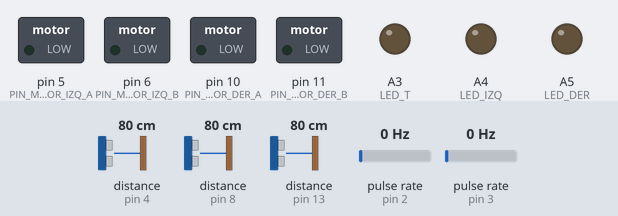
Simulated run of this sketch. Board: Arduino Uno, built with avr-gcc and run on an emulated ATmega328P. On the bench: switched loads named in the sketch (green lamp = pin HIGH), output pins drawn as LEDs (lit = HIGH). Wiring (inferred from the names in the program): 3 × ultrasonic range finder: trigger pin 7, echo pin 4 / trigger pin 9, echo pin 8 / trigger pin 12, echo pin 13; 2 × pulse sensor: data pin 2 / data pin 3. Inputs (shaded band) come from the test bench; at power-on: distance to the obstacle (sensors on pin 4, pin 8, pin 13) 80 cm, pulse rate (sensors on pin 2, pin 3) 0 Hz. The echo pulse lasts 58.3 µs per cm; the ROS host is connected and sends only what is stated; pins used as bus, display or sensor lines are not drawn.

Above: at 3.7 s.
At 7.5 s:
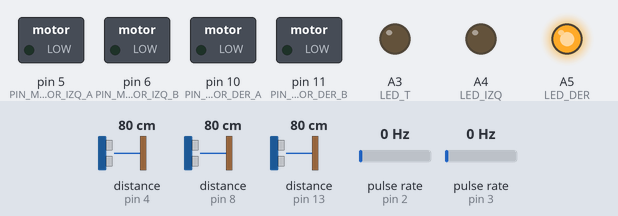
Timing chart, 0 to 14.0 s (numbered marks = the images above):
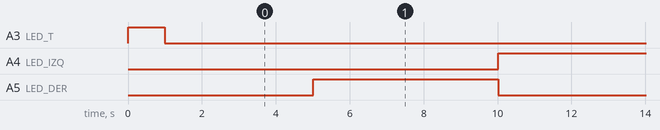

The sketch:

R4R2_prueba_de_resistencia_wifi.ino
```cpp
#include <Arduino.h>
#include <micro_ros_arduino.h>

#include <stdio.h>
#include <rcl/rcl.h>
#include <rcl/error_handling.h>
#include <rclc/rclc.h>
#include <rclc/executor.h>

#include <std_msgs/msg/float32.h>
#include <std_msgs/msg/int32.h>
#include <geometry_msgs/msg/twist.h>


/* ---- Pines motores (PWM) ---- */
#define PIN_MOTOR_IZQ_A 5
#define PIN_MOTOR_IZQ_B 6
#define PIN_MOTOR_DER_A 10
#define PIN_MOTOR_DER_B 11

/* ---- Pines encoders (interrupciones UNO) ---- */
#define PIN_ENCODER_DER 2  // INT0
#define PIN_ENCODER_IZQ 3   // INT1

/* ---- Pines sonares ---- */
#define T_SONAR_F 9
#define E_SONAR_F 8
#define T_SONAR_I 7
#define E_SONAR_I 4
#define T_SONAR_D 12
#define E_SONAR_D 13

/* ---- LEDs delanteros ---- */
#define LED_T A3
#define LED_IZQ A4
#define LED_DER A5

/* ---- Constantes sonar / comportamiento ---- */
const float DISTANCIA_SIN_ECO = 10000.0;
const float DIST_LLEGO_CM     = 5.0;    // <= 5 cm: llegó
const float DIST_MAX_DET_CM   = 50.0;   // si está más lejos: “no detecta”
const unsigned long BLINK_MS  = 200;    // parpadeo LEDs mientras se acerca

/* ---- PID / control ---- */
#define PWM_MAX 255
#define PWM_MIN_DER 30
#define PWM_MIN_IZQ 30
#define P 40.0
#define I 20.0
#define D 4.0
#define TIEMPO_CONTROL 50UL  // ms
#define VEL_BAJA 0.5
#define VEL_MEDIA 0.7
#define VEL_ALTA 0.9

static const int RANURAS_POR_VUELTA = 20; // 20 ticks = 1 vuelta

/*Medidas del coche (en metros)*/
#define DISTANCIA_ENTRE_RUEDAS 0.204
#define RADIO_DE_LAS_RUEDAS 0.0325

#if !defined(ESP32) && !defined(TARGET_PORTENTA_H7_M7) && !defined(ARDUINO_GIGA) && !defined(ARDUINO_NANO_RP2040_CONNECT) && !defined(ARDUINO_WIO_TERMINAL) && !defined(ARDUINO_UNOR4_WIFI) && !defined(ARDUINO_OPTA)
#error This example is only available for Arduino Portenta, Arduino Giga R1, Arduino Nano RP2040 Connect, ESP32 Dev module, Wio Terminal, Arduino Uno R4 WiFi and Arduino OPTA WiFi
#endif

#if defined(LED_BUILTIN)
  #define LED_PIN LED_BUILTIN
#else
  #define LED_PIN 13
#endif

#define RCCHECK(fn) { rcl_ret_t temp_rc = fn; if((temp_rc != RCL_RET_OK)){error_loop();}}
#define RCSOFTCHECK(fn) { rcl_ret_t temp_rc = fn; if((temp_rc != RCL_RET_OK)){digitalWrite(LED_T, HIGH); delay(500); digitalWrite(LED_T, LOW);}}

/* Constantes de configuración */
float acumuladas_frontales[3] = {0,0,0};
int indice_frontales = 0;
float acumuladas_izquierdas[3] = {0,0,0};
int indice_izquierdas = 0;
float acumuladas_derechas[3] = {0,0,0};
int indice_derechas = 0;

/* ---- Estados y sonares ---- */
enum SONARES { SONAR_FRONTAL, SONAR_IZQ, SONAR_DER };
enum ESTADOS {AVANZAR, GIRAR_DER, GIRAR_IZQ, RETROCEDER};

ESTADOS estado = AVANZAR;

/* ---- Encoder ticks (ISR) ---- */
volatile long ticks_derecha = 0;
volatile long ticks_izquierda = 0;

/* Dirección recordada para dar signo a ticks
   Convención del robot (como tu actividad 5):
   - PWM NEGATIVO = ADELANTE
   - PWM POSITIVO = ATRÁS
   Para que la velocidad real sea POSITIVA cuando avanza,
   guardamos dir = +1 cuando PWM es negativo (adelante). */
volatile int8_t dir_der = +1; // +1 = adelante, -1 = atrás
volatile int8_t dir_izq = +1;

/* PID por rueda */
double integral_I_der = 0.0;
double integral_I_izq = 0.0;
double error_anterior_der = 0.0;
double error_anterior_izq = 0.0;

unsigned long tiempo_desde_control = 0;

/*variables de odometria*/
double posicion_x = 0.0;
double posicion_y = 0.0;
double posicion_theta = 0.0;

double velocidad_actual_lineal = 0.0;
double velocidad_actual_angular = 0.0;

/* Parpadeo LEDs */
unsigned long lastBlink = 0;
bool blinkOn = false;

/* Setpoints (velocidad deseada en grados/ms, SIEMPRE >= 0 para avanzar) */
double vel_deseada_der = 0.0;
double vel_deseada_izq = 0.0;

/* variables de micro-ros, publicadores y subscriptores */
String ros_namespace = "AR2R4";

rclc_support_t support;
rcl_allocator_t allocator;
rcl_node_t node;

rcl_publisher_t publisher_sonar_frontal;
std_msgs__msg__Float32 msg_sonar_frontal;
rcl_publisher_t publisher_sonar_derecho;
std_msgs__msg__Float32 msg_sonar_derecho;
rcl_publisher_t publisher_sonar_izquierdo;
std_msgs__msg__Float32 msg_sonar_izquierdo;

rcl_publisher_t publisher_velocidad_derecha;
std_msgs__msg__Float32 msg_velocidad_derecha;
rcl_publisher_t publisher_velocidad_izquierda;
std_msgs__msg__Float32 msg_velocidad_izquierda;

/*
rcl_publisher_t publisher_IR_derecho;
std_msgs__msg__Float32 msg_IR_derecho;
rcl_publisher_t publisher_IR_izquierdo;
std_msgs__msg__Float32 msg_IR_izquierdo;
*/

rcl_publisher_t publisher_odometria;
geometry_msgs__msg__Twist msg_odometria;

/* Prototipos */
void tick_encoder_derecha();
void tick_encoder_izquierda();

float sonar(int trigger, int echo);
float medir_sonar(int trigger, int echo, float acumuladas[], int &indice_acumuladas, rcl_publisher_t &publisher, std_msgs__msg__Float32 &msg);
float revisarSonares(int id_sonar);
bool detectaObjetivo(float d_cm);

void setup_micro_ros();

double calcular_velocidad(long ticks, unsigned long tiempo_ms);
void control_PID(const unsigned long dt_ms);
int ciclo_control_PID_mag(double vel_deseada, double vel_real,
                          double& integral_I, double& error_previo);

void aplicar_PWM(int pwm_izq, int pwm_der);
void aplicar_PWM_a_motor(int pwm, uint8_t pin_A, uint8_t pin_B);

void cambiar_estado(int sonarActivo, float distActiva);

void calcular_posicion_actual(const unsigned long dt_ms);

void error_loop(){
  while(1){
    digitalWrite(LED_T, !digitalRead(LED_T));
    digitalWrite(LED_DER, !digitalRead(LED_DER));
    digitalWrite(LED_IZQ, !digitalRead(LED_IZQ));
    delay(100);
  }
}

/*
void timer_callback(rcl_timer_t * timer, int64_t last_call_time)
{
  RCLC_UNUSED(last_call_time);
  if (timer != NULL) {
    RCSOFTCHECK(rcl_publish(&publisher, &msg, NULL));
  }
}
*/

int tiempo_giro = 0;

/* =========================
   SETUP
   ========================= */
void setup() {
  pinMode(PIN_MOTOR_IZQ_A, OUTPUT);
  pinMode(PIN_MOTOR_IZQ_B, OUTPUT);
  pinMode(PIN_MOTOR_DER_A, OUTPUT);
  pinMode(PIN_MOTOR_DER_B, OUTPUT);

  pinMode(T_SONAR_I, OUTPUT); pinMode(E_SONAR_I, INPUT);
  pinMode(T_SONAR_F, OUTPUT); pinMode(E_SONAR_F, INPUT);
  pinMode(T_SONAR_D, OUTPUT); pinMode(E_SONAR_D, INPUT);

  pinMode(LED_T, OUTPUT);
  pinMode(LED_IZQ, OUTPUT);
  pinMode(LED_DER, OUTPUT);

  pinMode(PIN_ENCODER_DER, INPUT);
  pinMode(PIN_ENCODER_IZQ, INPUT);

  attachInterrupt(digitalPinToInterrupt(PIN_ENCODER_DER), tick_encoder_derecha, RISING);
  attachInterrupt(digitalPinToInterrupt(PIN_ENCODER_IZQ), tick_encoder_izquierda, RISING);

  //Serial.begin(9600);
  digitalWrite(LED_T, HIGH);
  delay(500);
  digitalWrite(LED_T, LOW);
  setup_micro_ros();

  aplicar_PWM(0, 0);
  tiempo_desde_control = millis();
  vel_deseada_der = -VEL_MEDIA;
  vel_deseada_izq = VEL_MEDIA;
  estado = GIRAR_IZQ;
  //aplicar_PWM(0,53);
}

/* =========================
   LOOP
   ========================= */
void loop() {

  //revisamos nuestros sonares y vemos si tenemos objetos cercanos
  float sonar_frontal = revisarSonares(SONAR_FRONTAL);
  float sonar_izquierdo = revisarSonares(SONAR_IZQ);
  float sonar_derecho = revisarSonares(SONAR_DER);
  //Serial.print("frontal: "); Serial.print(sonar_frontal);Serial.print("izquierdo: "); Serial.print(sonar_izquierdo);Serial.print("derecho: "); Serial.println(sonar_derecho);

  bool obj_frente = hay_algo_cerca(sonar_frontal);
  bool obj_izquierda = hay_algo_cerca(sonar_izquierdo);
  bool obj_derecha = hay_algo_cerca(sonar_derecho);


  //en base a que objetos tenemos cercanos, cambiamos nuestro estado
  cambiar_estado(obj_frente, obj_izquierda, obj_derecha);
  long tiempo = millis();
  if (tiempo - tiempo_desde_control >= TIEMPO_CONTROL) {
    long dt_ms = tiempo - tiempo_desde_control;
    tiempo_desde_control = tiempo;
    calcular_posicion_actual(dt_ms);
    control_PID(dt_ms);
  }
}

void setup_micro_ros(){
  //parametros de set_microros_wifi_transorts: ("Nombre de red WIFI a conectar", "Contraseña de red WIFI", "IP de la computadora donde corre el agente de micro-ros donde comunicar", "puerto por el que el agente de micro-ros está conectado")
  set_microros_wifi_transports("EVENTO", "UBA-2022", "10.142.7.135", 8888);

  //Señal de que se conectó bien a la red WiFi
  digitalWrite(LED_T, HIGH);
  delay(500);
  digitalWrite(LED_T, LOW);
  //delay para estabilizar conexión con el agente de micro-ros
  delay(1500);

  allocator = rcl_get_default_allocator();

  //create init_options
  RCCHECK(rclc_support_init(&support, 0, NULL, &allocator));

  // create node
  RCCHECK(rclc_node_init_default(&node, "AR2R4", "", &support));
  String topic_name = "";

  // create publisher
  topic_name = ros_namespace + "/sonar_frontal";
  RCCHECK(rclc_publisher_init_best_effort(
    &publisher_sonar_frontal,
    &node,
    ROSIDL_GET_MSG_TYPE_SUPPORT(std_msgs, msg, Float32),
    topic_name.c_str()));

  msg_sonar_frontal.data = 0.0;

  topic_name = ros_namespace + "/sonar_derecho";
  RCCHECK(rclc_publisher_init_best_effort(
    &publisher_sonar_derecho,
    &node,
    ROSIDL_GET_MSG_TYPE_SUPPORT(std_msgs, msg, Float32),
    topic_name.c_str()));

  msg_sonar_derecho.data = 0.0;

  topic_name = ros_namespace + "/sonar_izquierdo";
  RCCHECK(rclc_publisher_init_best_effort(
    &publisher_sonar_izquierdo,
    &node,
    ROSIDL_GET_MSG_TYPE_SUPPORT(std_msgs, msg, Float32),
    topic_name.c_str()));

  msg_sonar_izquierdo.data = 0.0;

  topic_name = ros_namespace + "/velocidad_derecha";
  RCCHECK(rclc_publisher_init_best_effort(
    &publisher_velocidad_derecha,
    &node,
    ROSIDL_GET_MSG_TYPE_SUPPORT(std_msgs, msg, Float32),
    topic_name.c_str()));

  msg_velocidad_derecha.data = 0.0;

  topic_name = ros_namespace + "/velocidad_izquierda";
  RCCHECK(rclc_publisher_init_best_effort(
    &publisher_velocidad_izquierda,
    &node,
    ROSIDL_GET_MSG_TYPE_SUPPORT(std_msgs, msg, Float32),
    topic_name.c_str()));

  msg_velocidad_izquierda.data = 0.0;

  /*
  topic_name = ros_namespace + "/IR_derecho";
  RCCHECK(rclc_publisher_init_best_effort(
    &publisher_IR_derecho,
    &node,
    ROSIDL_GET_MSG_TYPE_SUPPORT(std_msgs, msg, Float32),
    topic_name.c_str()));

  msg_IR_derecho.data = 0.0;

 topic_name = ros_namespace + "/IR_izquierdo";
  RCCHECK(rclc_publisher_init_best_effort(
    &publisher_IR_izquierdo,
    &node,
    ROSIDL_GET_MSG_TYPE_SUPPORT(std_msgs, msg, Float32),
    topic_name.c_str()));

  msg_IR_izquierdo.data = 0.0;
  */

  topic_name = ros_namespace + "/odometria";
  RCCHECK(rclc_publisher_init_best_effort(
    &publisher_odometria,
    &node,
    ROSIDL_GET_MSG_TYPE_SUPPORT(geometry_msgs, msg, Twist),
    topic_name.c_str()));

  msg_odometria.linear.x = 0.0;
  msg_odometria.linear.y = 0.0;
  msg_odometria.linear.z = 0.0;

  msg_odometria.angular.x = 0.0;
  msg_odometria.angular.y = 0.0;
  msg_odometria.angular.z = 0.0;
}

void cambiar_estado(bool objeto_al_frente, bool objeto_a_la_izquierda, bool objeto_a_la_derecha){
  int t = millis();
    //dependiendo de nuestro estado actual, reaccionamos diferente:
    switch(estado){
        case AVANZAR:
            //Si el hay un objeto en frente, cambiamos al estado RETROCEDER y movemos las ruedas para atras.
            if(objeto_al_frente){
                estado = RETROCEDER;
                digitalWrite(LED_T, HIGH);
                vel_deseada_der =   VEL_ALTA;
                vel_deseada_izq =   VEL_BAJA;
                integral_I_der = 0.0;
                integral_I_izq = 0.0;
            }else{
                //Si no hay un objeto en frente, revisamos si hay un objeto a la izquierda o derecha y de haberlo giramos al lado correspondiente.
                if(objeto_a_la_derecha && !objeto_a_la_izquierda){
                    estado = GIRAR_IZQ;
                    digitalWrite(LED_IZQ, HIGH);
                    vel_deseada_der =  -VEL_BAJA;
                    vel_deseada_izq =   VEL_BAJA;
                    integral_I_izq = 0.0;
                }
                if(!objeto_a_la_derecha && objeto_a_la_izquierda){
                    estado = GIRAR_DER;
                    digitalWrite(LED_DER, HIGH);
                    vel_deseada_der =   VEL_BAJA;
                    vel_deseada_izq =  -VEL_BAJA;
                    integral_I_der = 0.0;
                }
            }
            break;

        case GIRAR_IZQ:
            //si ya no hay un objeto a la derecha o hay un objeto a ambos lado, avanzamos
            /*
            if(!objeto_a_la_derecha || (objeto_a_la_derecha && objeto_a_la_izquierda)){
                estado = AVANZAR;
                digitalWrite(LED_IZQ, LOW);
                vel_deseada_der =  -VEL_MEDIA;
                vel_deseada_izq =  -VEL_MEDIA;
                integral_I_izq = 0.0;
            }
            */
            if(t - tiempo_giro > 5000){
              tiempo_giro = t;
              estado = GIRAR_DER;
              digitalWrite(LED_IZQ, LOW);
              digitalWrite(LED_DER, HIGH);
              vel_deseada_der =  VEL_MEDIA;
              vel_deseada_izq =  -VEL_MEDIA;
            }
            break;

        case GIRAR_DER:
            //si ya no hay un objeto a la izquierda o hay un objeto a ambos lados, avanzamos
            /*
            if(!objeto_a_la_izquierda || (objeto_a_la_izquierda && objeto_a_la_derecha)){
                estado = AVANZAR;
                digitalWrite(LED_DER, LOW);
                vel_deseada_der =  -VEL_MEDIA;
                vel_deseada_izq =  -VEL_MEDIA;
                integral_I_der = 0.0;
            }
            */
            if(t - tiempo_giro > 5000){
              tiempo_giro = t;
              estado = GIRAR_IZQ;
              digitalWrite(LED_DER, LOW);
              digitalWrite(LED_IZQ, HIGH);
              vel_deseada_der =  -VEL_MEDIA;
              vel_deseada_izq =  VEL_MEDIA;
            }
            break;

        case RETROCEDER:
            //si ya no hay un objeto al frente, giramos a la izquierda por 0,2 segundos y luego cambiamos a avanzar
            if(!objeto_al_frente){
                estado = AVANZAR;
                digitalWrite(LED_T, LOW);
                vel_deseada_der =  -VEL_MEDIA;
                vel_deseada_izq =  -VEL_MEDIA;
                integral_I_der = 0.0;
                integral_I_izq = 0.0;
            }
            break;
    }
    //Serial.print("Estado actual: "); Serial.println(print_estado(estado));
    return;
}

String print_estado(ESTADOS est){
  String res = "";
  switch(est){
    case AVANZAR:
      res = "AVANZAR";
      break;
    case GIRAR_IZQ:
      res = "GIRAR_IZQ";
      break;
    case GIRAR_DER:
      res = "GIRAR_DER";
      break;
    case RETROCEDER:
      res = "RETROCEDER";
      break;
  }
  return res;
}

/* Odometria */
void calcular_posicion_actual(long dt_ms){
  double delta_izq = M_PI * 2 * RADIO_DE_LAS_RUEDAS * ticks_izquierda / RANURAS_POR_VUELTA;
  double delta_der = M_PI * 2 * RADIO_DE_LAS_RUEDAS * ticks_derecha / RANURAS_POR_VUELTA;

  double delta_theta = (delta_der - delta_izq) / DISTANCIA_ENTRE_RUEDAS;
  double delta_distancia = (delta_izq + delta_der) / 2;

  double delta_x = delta_distancia * cos( posicion_theta );
  double delta_y = delta_distancia * sin( posicion_theta );

  double delta_t = (double) dt_ms;

  posicion_x += delta_x;
  posicion_y += delta_y;
  posicion_theta += delta_theta;
  posicion_theta = posicion_theta - (360 * floor(posicion_theta/360.0));

  velocidad_actual_lineal = delta_distancia / delta_t;
  velocidad_actual_angular = posicion_theta / delta_t;

  msg_odometria.linear.x = posicion_x;
  msg_odometria.linear.y = posicion_y;

  msg_odometria.angular.z = posicion_theta;

  RCSOFTCHECK(rcl_publish(&publisher_odometria, &msg_odometria, NULL));
}

/* =========================
   PID (devuelve magnitud 0..255)
   ========================= */

void control_PID(long dt_ms){
  // Copia atómica de ticks (evita que cambien en medio de la lectura)
  long ticks_der_local, ticks_izq_local;
  noInterrupts();
  ticks_der_local = ticks_derecha;
  ticks_izq_local = ticks_izquierda;
  ticks_derecha = 0;
  ticks_izquierda = 0;
  interrupts();

  // Velocidad actual (con signo) en grados/ms
  const double vel_actual_der = calcular_velocidad(ticks_der_local, dt_ms, dir_der);
  msg_velocidad_derecha.data = vel_actual_der;
  const double vel_actual_izq = calcular_velocidad(ticks_izq_local, dt_ms, dir_izq);
  msg_velocidad_izquierda.data = vel_actual_izq;

  RCSOFTCHECK(rcl_publish(&publisher_velocidad_derecha, &msg_velocidad_derecha, NULL));
  RCSOFTCHECK(rcl_publish(&publisher_velocidad_izquierda, &msg_velocidad_izquierda, NULL));
  // PID por rueda -> PWM con signo
  int pwm_der = ciclo_control_PID(vel_deseada_der, vel_actual_der, integral_I_der, error_anterior_der, PWM_MIN_DER);
  int pwm_izq = ciclo_control_PID(vel_deseada_izq, vel_actual_izq, integral_I_izq, error_anterior_izq, PWM_MIN_IZQ);

  // Recordar dirección por software para que el encoder tenga signo
  // Convención: PWM > 0 => adelante, PWM < 0 => atrás
  noInterrupts();
  dir_der = (pwm_der >= 0) ? +1 : -1;
  dir_izq = (pwm_izq >= 0) ? +1 : -1;
  interrupts();

  aplicar_PWM(pwm_izq, pwm_der);
  /*
  Serial.print("dt(ms)="); Serial.print(dt_ms);
  Serial.print(" | vel_izq="); Serial.print(vel_actual_izq, 4);
  Serial.print(" | vel_der="); Serial.print(vel_actual_der, 4);
  Serial.print(" | pwm_izq="); Serial.print(pwm_izq);
  Serial.print(" | pwm_der="); Serial.println(pwm_der);
  Serial.print(" | encoder_izq="); Serial.print(ticks_izq_local);
  Serial.print(" | encoder_der="); Serial.println(ticks_der_local);
  */
  // Debug útil

  return;
}


double calcular_velocidad(long ticks, unsigned long tiempo_ms, int direccion) {
  if (tiempo_ms == 0) return 0.0;

  // ticks/ms (con signo)
  const double ticks_por_ms = (double)ticks / (double)tiempo_ms;

  // ticks -> grados: (ticks / ranuras_por_vuelta) * 360
  const double grados_por_ms = ticks_por_ms * 360.0 / (double)RANURAS_POR_VUELTA;
  return grados_por_ms * direccion;
}

int ciclo_control_PID(double vel_deseada, double vel_real, double& integral_I, double& error_previo, int pwm_min) {
  const double error_actual = vel_deseada - vel_real;

  // P
  const double termino_P = P * error_actual;

  // I (anti-windup por saturación del acumulador)
  integral_I += error_actual;
  const double LIM_I = (double)PWM_MAX / (I > 0.0 ? I : 1.0); // límite razonable para integral
  if (integral_I > LIM_I) integral_I = LIM_I;
  if (integral_I < -LIM_I) integral_I = -LIM_I;
  const double termino_I = I * integral_I;

  // D
  const double termino_D = D * (error_actual - error_previo);
  error_previo = error_actual;

  // Salida PID
  double pwm_pid = termino_P + termino_I + termino_D;

  // Saturación a rango PWM
  if (pwm_pid > (double)PWM_MAX) pwm_pid = (double)PWM_MAX;
  if (pwm_pid < -(double)PWM_MAX) pwm_pid = -(double)PWM_MAX;

  // "Deadzone" opcional: PWM_MIN (aquí PWM_MIN=0, pero lo dejamos por claridad)

  const int signo = (pwm_pid > 0.0) ? +1 : ((pwm_pid < 0.0) ? -1 : 0);
  int pwm_out = (pwm_pid < 1 && pwm_pid > -1) ? 0 : (int)pwm_pid + (pwm_min * signo);


  if (pwm_out > PWM_MAX) pwm_out = PWM_MAX;
  if (pwm_out < -PWM_MAX) pwm_out = -PWM_MAX;

  return pwm_out;
}

void tick_encoder_derecha() {
  // Sumar ticks con signo según dirección recordada
  ticks_derecha ++;
}

void tick_encoder_izquierda() {
  ticks_izquierda ++;
}

/* =========================
   Motores (PWM con signo)
   NEGATIVO = adelante, POSITIVO = atrás (como tu actividad 5)
   ========================= */
void aplicar_PWM(int pwm_izq, int pwm_der) {
  //Serial.print("Izquierda: "); Serial.print(pwm_izq); Serial.print(" Derercha: "); Serial.println(pwm_der);
  aplicar_PWM_a_motor(pwm_izq, PIN_MOTOR_IZQ_A, PIN_MOTOR_IZQ_B);
  aplicar_PWM_a_motor(pwm_der, PIN_MOTOR_DER_A, PIN_MOTOR_DER_B);
}

void aplicar_PWM_a_motor(int pwm, uint8_t pin_A, uint8_t pin_B) {
  if (pwm > PWM_MAX) pwm = PWM_MAX;
  if (pwm < -PWM_MAX) pwm = -PWM_MAX;

  int pwm_A = 0, pwm_B = 0;

  if (pwm > 0) {         // atrás
    pwm_A = pwm;
    pwm_B = 0;
  } else if (pwm < 0) {  // adelante
    pwm_A = 0;
    pwm_B = -pwm;
  }

  analogWrite(pin_A, pwm_A);
  analogWrite(pin_B, pwm_B);
}


float sonar(int trigger, int echo) {
  float pulse_duration;
  /* silenciamos para que no haya interferecia */
  digitalWrite(trigger, LOW);
  delayMicroseconds(5);
  /* mandamos la señal */
  digitalWrite(trigger, HIGH);
  delayMicroseconds(10);
  digitalWrite(trigger, LOW);
  /* esperamos a escuchar el éco, cuando llega medimos cuanto dura*/
  pulse_duration = pulseIn(echo, HIGH, 14550);
  /* devovlemos la medición de distancia en centimetros */

  if (pulse_duration == 0) return DISTANCIA_SIN_ECO;
  else return pulse_duration / 58.2;

}

float medir_sonar(int trigger, int echo, float acumuladas[], int &indice_acumuladas, rcl_publisher_t &publisher, std_msgs__msg__Float32 &msg){
  float lectura_sonar = sonar(trigger, echo);
  acumuladas[indice_acumuladas] = lectura_sonar;
  indice_acumuladas = (indice_acumuladas + 1) % 3;
  lectura_sonar = 0;
  for(int i = 0; i < 3; i++){
    lectura_sonar += acumuladas[i];
  }
  lectura_sonar = lectura_sonar / 3;
  msg.data = lectura_sonar;
  RCSOFTCHECK(rcl_publish(&publisher, &msg, NULL));
  return lectura_sonar;
}

float revisarSonares(int id_sonar) {
  float lectura_sonar;
  lectura_sonar = 10000;
  if (id_sonar == SONAR_FRONTAL) {
    lectura_sonar = medir_sonar(T_SONAR_F, E_SONAR_F, acumuladas_frontales, indice_frontales, publisher_sonar_frontal, msg_sonar_frontal);
  } else {
    if (id_sonar == SONAR_DER) {
        lectura_sonar = medir_sonar(T_SONAR_D, E_SONAR_D, acumuladas_derechas, indice_derechas, publisher_sonar_derecho, msg_sonar_derecho);
    } else {
      if (id_sonar == SONAR_IZQ) {
        lectura_sonar = medir_sonar(T_SONAR_I, E_SONAR_I, acumuladas_izquierdas, indice_izquierdas, publisher_sonar_izquierdo, msg_sonar_izquierdo);
        }
    }
  }

  return lectura_sonar;
}

bool hay_algo_cerca(float distancia) {
  return (distancia <= 25);
}
```

Measured:
- by itself, A4 (LED_IZQ), A5 (LED_DER): alternates HIGH for 5.0 s and LOW for 5.0 s
